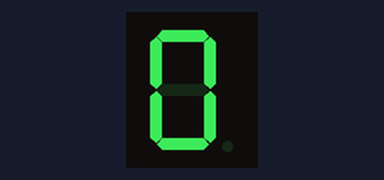
Simulated run of this sketch. Board: Arduino Mega 2560, built with avr-gcc and run on an emulated ATmega2560. Shown: 1-digit seven-segment display. Wiring (inferred from the names in the program): 1-digit 7-segment display, segments lit when HIGH: segments pin 48, pin 49, pin 52, pin 51, pin 50, pin 47, pin 46, pin 53. The segment pins are drawn as the display they are named for.

Above: at 0.3 s.
At 0.7 s:
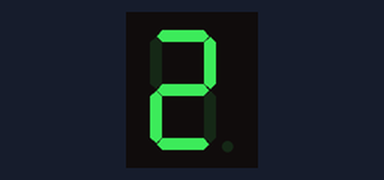
At 1.1 s:
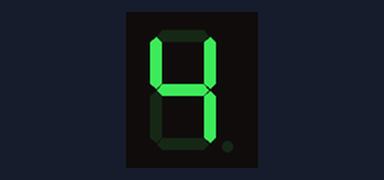
At 1.5 s:
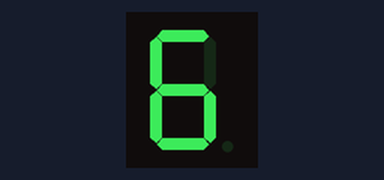
At 2.1 s:
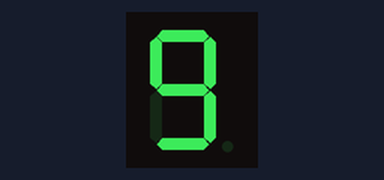

Measured:
- by itself, everything shown: repeats every 2.2 s, in 11 steps

The sketch:

7seg.ino
```cpp
/**
 * Seven segment driver:
 * Code example to drive a standard 7-segment display (common cathode).
 *
 * TODO: turn into class (library?) & import in main
 *
 * Wiring:
 *
 * 46 47 GND 48 49
 * |__|___|__|__|
 * |            |
 * |     8.     |
 * |____________|
 * |  |   |  |  |
 * 50 51 GND 52 53
 *
 */
int sevenseg_pins[] = {46,47,48,49,50,51,52,53};

void writeDigit(int number) {
  String binary_word;

  switch(number){
    case 0:
      binary_word = "01111110";
      break;
    case 1:
      binary_word = "00010010";
      break;
    case 2:
      binary_word = "10111100";
      break;
    case 3:
      binary_word = "10110110";
      break;
    case 4:
      binary_word = "11010010";
      break;
    case 5:
      binary_word = "11100110";
      break;
    case 6:
      binary_word = "11101110";
      break;
    case 7:
      binary_word = "00110010";
      break;
    case 8:
      binary_word = "11111110";
      break;
    case 9:
      binary_word = "11110110";
      break;
    case -1: //clear
    default:
      binary_word = "00000000";
      break;
  }

  // write out
  for (int i = 0; i < 8; i++){
    if(binary_word[i] == '0') {
      digitalWrite(sevenseg_pins[i], LOW);
    }
    else {
      digitalWrite(sevenseg_pins[i], HIGH);
    }

  }
}


// MAIN
void setup() {
  // 7 segment init
  for (int i = 0; i<8; i++) {
    pinMode(sevenseg_pins[i], OUTPUT);
  }
}

void loop() {
  for (int i = -1; i<10; i++) {
    writeDigit(i);
    delay(200);
  }
}
```
